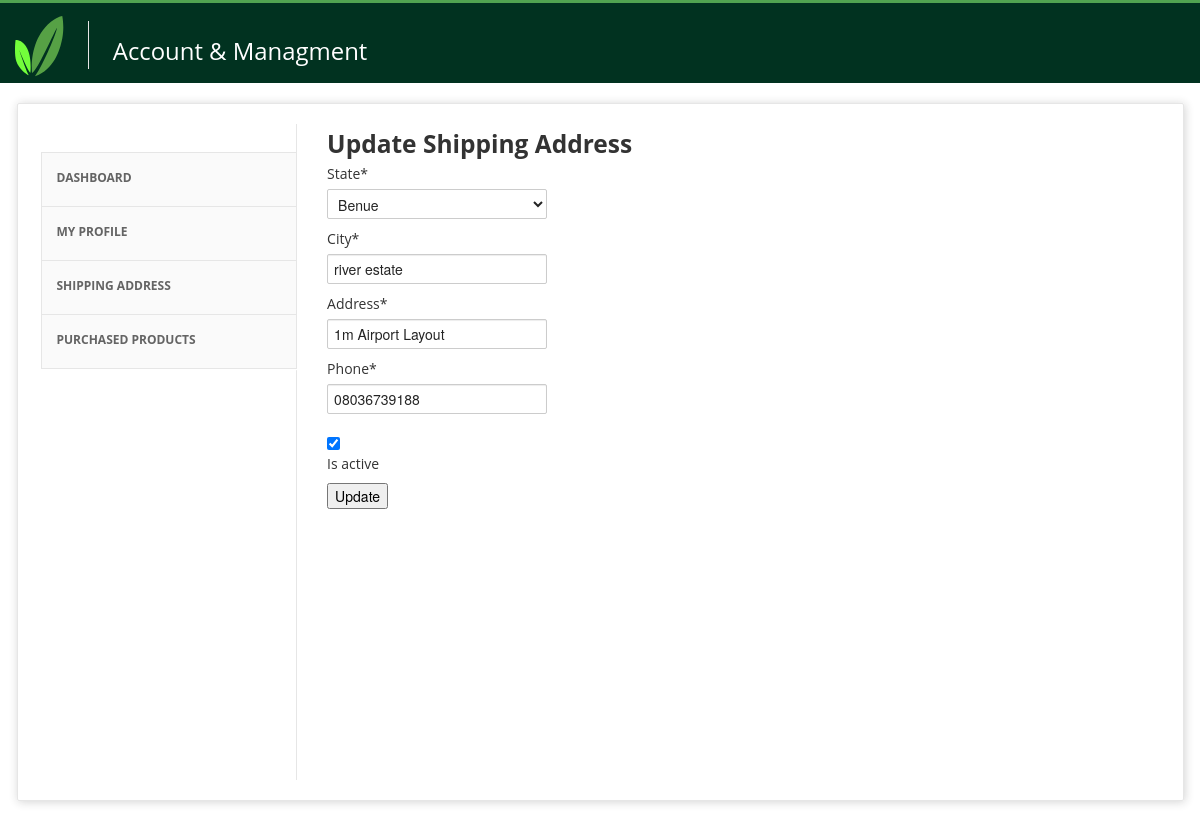
Page /account/7/UpdateShipping on the committed database.
### goods/models.py (models this page shows, shortened)
class ShippingAddress(models.Model):
    states_list= (
                    ("Abia", " Abia"),
                    ( "Bauchi", "Bauchi",),
                    ( "Bayelsa","Bayelsa",),
                    ( "Benue", "Benue",),
                    ( "Borno",  "Borno",     ),
                  ("Cross River" ,"Cross River",),
                  ("Delta",   "Delta",   ),
                    ("Ebonyi",  "Ebonyi",  ),
                    ("Edo",    "Edo",    ),
                    ("Ekiti",  "Ekiti",  ),
                    ("Enugu",  "Enugu",   ),
                    ("FCT - Abuja","FCT - Abuja",),
                  ("Gombe",  "Gombe",  ),
                    ("Imo",    "Imo",    ),
                    ("Jigawa", "Jigawa", ),
                    ("Kaduna",  "Kaduna",  ),
                    ("Kano",    "Kano",       ),
                  ("Katsina","Katsina",),
                    ("Kebbi",   "Kebbi",      ),
                  ("Kogi",      "Kogi",    ),
                    ("Kwara",   "Kwara",   ),
                    ("Lagos",   "Lagos",   ),
                    ("Nasarawa","Nasarawa",),
                    ("Niger",   "Niger",      ),
                  ("Ogun",      "Ogun",    ),
                    ("ndo",     "ndo",     ),
                    ("Osun",    "Osun",    ),
                    ("Oyo",    "Oyo",    ),
                    ("Plateau","Plateau",),
                    ("Rivers",  "Rivers",  ),
                    ("Sokoto",  "Sokoto", ),
                    ("Taraba","Taraba",),
                    ("Yobe",    "Yobe",),
                  ("Zamfara","Zamfara")    ,
)
    state = models.CharField(max_length=50,choices=states_list)
    city = models.CharField(max_length=20)
    address = models.CharField(max_length=50)
    phone = models.CharField(max_length=20)
    is_active = models.BooleanField(default=True)
    created_by=models.ForeignKey('account.User',on_delete=models.CASCADE,default=True)

### farmer/views.py (the view)
# urls.py: path('<pk>/UpdateShipping',views.ShippingAddressUpdateView.as_view(),name='shippingaddress'),
class ShippingAddressUpdateView(SuccessMessageMixin,UpdateView):
    model = ShippingAddress
    fields = ['state','city','address','phone','is_active']
    success_url = reverse_lazy('account')
    success_message = "Your Shipping Details Have Been Successfully Updated"
    template_name = 'farmer/shippingaddress.html'

### account/views.py (called while the page is built)
def _cart_id(request):
    cart = request.session.session_key
    if not cart:
        cart = request.session.create()
    return cart

### farmer/context_processor.py (called while the page is built)
def counter(request):
    cart_count=0
    if 'admin' in request.path:
        return {}
    else:
        try:
            cart=Cart.objects.filter(cart_id=_cart_id(request))
            cart_items=CartItem.objects.all().filter(cart=cart[:1])
            for cart_item in cart_items:
                cart_count+=cart_item.quantity
        except Cart.DoesNotExist:
            cart_count=0
    return dict(cart_count=cart_count)

### farmer/templates/farmer/shippingaddress.html
{% extends 'farmer/account.html' %}
{% load crispy_forms_tags %}
{% block content %}
<h3 class="title-divider" style="margin-bottom: 0;"><span>Update Shipping Address</span></h3>
<div class="lead" style="margin-bottom: 40px;">
    <form method="post">{% csrf_token %}
        {{ form|crispy }}
        <input type="submit" value="Update">
    </form>
</div>
{% endblock %}

### rows in the picture
ShippingAddress: state "Benue", city "river estate", address "1m Airport Layout", phone "08036739188", is_active "☑"
